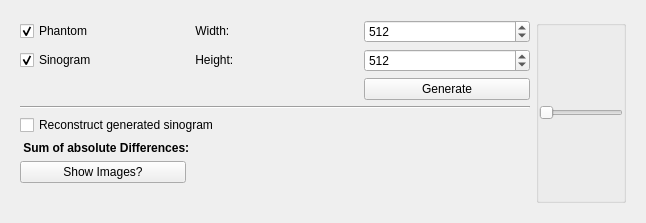
      <widget class="QWidget" name="phgen">
       <property name="sizePolicy">
        <sizepolicy hsizetype="Expanding" vsizetype="Fixed">
         <horstretch>0</horstretch>
         <verstretch>0</verstretch>
        </sizepolicy>
       </property>
       <property name="maximumSize">
        <size>
         <width>16777215</width>
         <height>16777215</height>
        </size>
       </property>
       <attribute name="title">
        <string>Phantom Generator</string>
       </attribute>
       <layout class="QHBoxLayout" name="horizontalLayout">
        <item>
         <widget class="QWidget" name="widget" native="true">
          <property name="sizePolicy">
           <sizepolicy hsizetype="Expanding" vsizetype="Minimum">
            <horstretch>0</horstretch>
            <verstretch>0</verstretch>
           </sizepolicy>
          </property>
          <property name="maximumSize">
           <size>
            <width>16777215</width>
            <height>16777215</height>
           </size>
          </property>
          <property name="contextMenuPolicy">
           <enum>Qt::DefaultContextMenu</enum>
          </property>
          <property name="layoutDirection">
           <enum>Qt::LeftToRight</enum>
          </property>
          <layout class="QVBoxLayout" name="verticalLayout_7">
           <property name="topMargin">
            <number>9</number>
           </property>
           <item>
            <layout class="QGridLayout" name="gridLayout_7">
             <item row="5" column="0" colspan="2">
              <widget class="QLabel" name="sum_abs_diff_label">
               <property name="enabled">
                <bool>true</bool>
               </property>
               <property name="sizePolicy">
                <sizepolicy hsizetype="Minimum" vsizetype="Fixed">
                 <horstretch>0</horstretch>
                 <verstretch>0</verstretch>
                </sizepolicy>
               </property>
               <property name="font">
                <font>
                 <weight>75</weight>
                 <bold>true</bold>
                </font>
               </property>
               <property name="text">
                <string> Sum of absolute Differences:</string>
               </property>
              </widget>
             </item>
             <item row="6" column="0">
              <widget class="QPushButton" name="show_phgen">
               <property name="text">
                <string>Show Images?</string>
               </property>
              </widget>
             </item>
             <item row="5" column="2">
              <widget class="QLabel" name="sum_abs_diff">
               <property name="font">
                <font>
                 <weight>75</weight>
                 <bold>true</bold>
                </font>
               </property>
               <property name="text">
                <string/>
               </property>
              </widget>
             </item>
             <item row="0" column="0">
              <widget class="QCheckBox" name="generate_phantom">
               <property name="text">
                <string>Phantom</string>
               </property>
               <property name="checked">
                <bool>true</bool>
               </property>
              </widget>
             </item>
             <item row="1" column="0">
              <widget class="QCheckBox" name="generate_sinogram">
               <property name="text">
                <string>Sinogram</string>
               </property>
               <property name="checked">
                <bool>true</bool>
               </property>
              </widget>
             </item>
             <item row="0" column="1">
              <widget class="QLabel" name="width_label">
               <property name="sizePolicy">
                <sizepolicy hsizetype="Minimum" vsizetype="Fixed">
                 <horstretch>0</horstretch>
                 <verstretch>0</verstretch>
                </sizepolicy>
               </property>
               <property name="text">
                <string> Width:</string>
               </property>
              </widget>
             </item>
             <item row="0" column="2">
              <widget class="QSpinBox" name="phgen_width">
               <property name="minimum">
                <number>1</number>
               </property>
               <property name="maximum">
                <number>10000</number>
               </property>
               <property name="value">
                <number>512</number>
               </property>
              </widget>
             </item>
             <item row="1" column="1">
              <widget class="QLabel" name="height_label">
               <property name="sizePolicy">
                <sizepolicy hsizetype="Minimum" vsizetype="Fixed">
                 <horstretch>0</horstretch>
                 <verstretch>0</verstretch>
                </sizepolicy>
               </property>
               <property name="text">
                <string> Height:</string>
               </property>
              </widget>
             </item>
             <item row="1" column="2">
              <widget class="QSpinBox" name="phgen_height">
               <property name="minimum">
                <number>1</number>
               </property>
               <property name="maximum">
                <number>10000</number>
               </property>
               <property name="value">
                <number>512</number>
               </property>
              </widget>
             </item>
             <item row="2" column="2">
              <widget class="QPushButton" name="generate_button">
               <property name="text">
                <string>Generate</string>
               </property>
              </widget>
             </item>
             <item row="7" column="0">
              <widget class="QLabel" name="label_8">
               <property name="sizePolicy">
                <sizepolicy hsizetype="Preferred" vsizetype="Expanding">
                 <horstretch>0</horstretch>
                 <verstretch>0</verstretch>
                </sizepolicy>
               </property>
               <property name="text">
                <string/>
               </property>
              </widget>
             </item>
             <item row="3" column="0" colspan="3">
              <widget class="Line" name="line_5">
               <property name="minimumSize">
                <size>
                 <width>510</width>
                 <height>0</height>
                </size>
               </property>
               <property name="orientation">
                <enum>Qt::Horizontal</enum>
               </property>
              </widget>
             </item>
             <item row="0" column="3" rowspan="8">
              <widget class="QGroupBox" name="phgen_images_widget">
               <property name="sizePolicy">
                <sizepolicy hsizetype="Expanding" vsizetype="Expanding">
                 <horstretch>0</horstretch>
                 <verstretch>0</verstretch>
                </sizepolicy>
               </property>
               <property name="title">
                <string/>
               </property>
               <layout class="QGridLayout" name="gridLayout_10">
                <property name="margin">
                 <number>0</number>
                </property>
                <property name="spacing">
                 <number>6</number>
                </property>
                <item row="0" column="0">
                 <layout class="QGridLayout" name="phgen_images_layout">
                  <property name="spacing">
                   <number>6</number>
                  </property>
                 </layout>
                </item>
                <item row="1" column="0">
                 <widget class="QSlider" name="phgen_slider">
                  <property name="orientation">
                   <enum>Qt::Horizontal</enum>
                  </property>
                 </widget>
                </item>
               </layout>
              </widget>
             </item>
             <item row="4" column="0" colspan="2">
              <widget class="QCheckBox" name="reco_sino_phgen">
               <property name="enabled">
                <bool>true</bool>
               </property>
               <property name="text">
                <string>Reconstruct generated sinogram</string>
               </property>
              </widget>
             </item>
            </layout>
           </item>
          </layout>
         </widget>
        </item>
       </layout>
      </widget>
